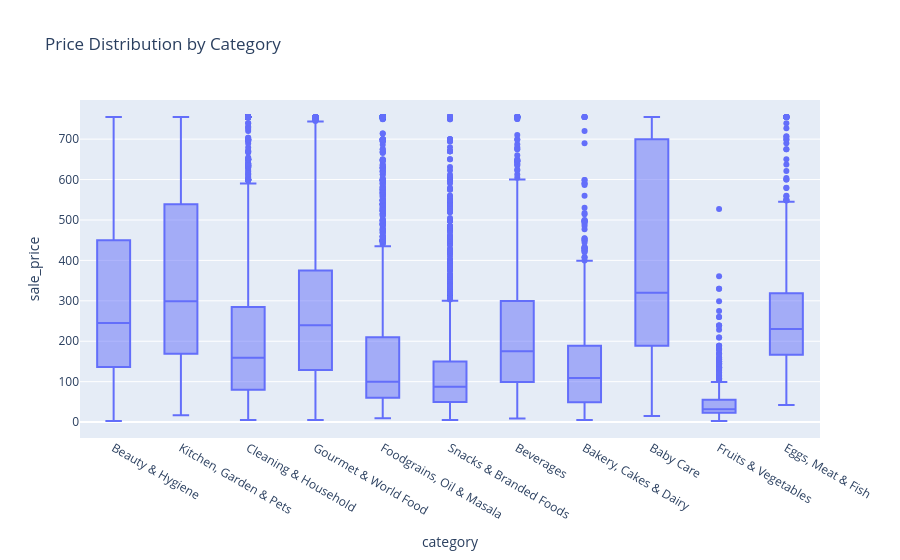

Notebook cell for this chart:
### Markdown cell above
- Ratings across most categories are consistently high, generally ranging between 4.0 and 4.3  
- Median ratings for most categories are around 4.1, indicating stable customer satisfaction  
- Categories like Beverages and Baby Care show slightly higher median ratings  
- Kitchen, Garden & Pets and Bakery categories exhibit slightly wider spread, indicating variation in customer experience  
- Presence of a few lower-end outliers suggests occasional poorly rated products  
- Overall, rating distribution is fairly uniform across categories with no major underperforming segment

### Code cell
#sales price vs category
fig = px.box(df, x='category', y='sale_price',
             title='Price Distribution by Category')
fig.show()

### Figure 1 — Plotly figure (JSON) as saved in the notebook; plotly's stock layout.template omitted (floating-point values rounded to 4 significant figures; data arrays with more than 128 entries replaced by an {"elided": "..."} marker saying what was removed)
{"data": [{"alignmentgroup": "True", "hovertemplate": "category=%{x}<br>sale_price=%{y}<extra></extra>", "legendgroup": "", "marker": {"color": "#636efa"}, "name": "", "notched": false, "offsetgroup": "", "orientation": "v", "showlegend": false, "type": "box", "x": {"elided": "27554 str values"}, "x0": " ", "xaxis": "x", "y": {"elided": "27554 float values"}, "y0": " ", "yaxis": "y"}], "layout": {"boxmode": "group", "legend": {"tracegroupgap": 0}, "title": {"text": "Price Distribution by Category"}, "xaxis": {"anchor": "y", "domain": [0, 1], "title": {"text": "category"}}, "yaxis": {"anchor": "x", "domain": [0, 1], "title": {"text": "sale_price"}}}}
